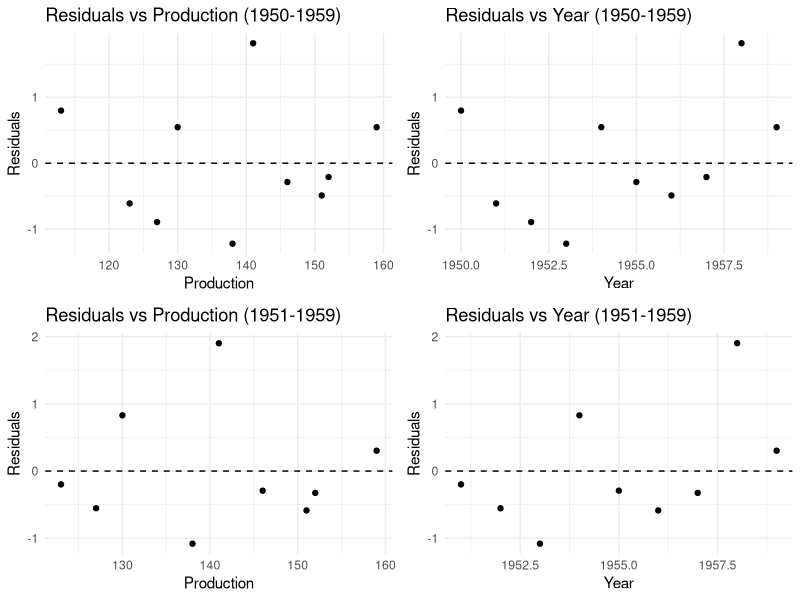

This chart was generated by the following R code:
#Page 749

library(ggplot2)
library(gridExtra)

data <- data.frame(
  Unemployment = c(3.1, 1.9, 1.7, 1.6, 3.2, 2.7, 2.6, 2.9, 4.7, 3.8),
  Production = c(113, 123, 127, 138, 130, 146, 151, 152, 141, 159),
  Year = c(1950, 1951, 1952, 1953, 1954, 1955, 1956, 1957, 1958, 1959)
)

model_full <- lm(Unemployment ~ Production, data = data)
residuals_full <- resid(model_full)

data_subset <- subset(data, Year >= 1951)
model_subset <- lm(Unemployment ~ Production, data = data_subset)
residuals_subset <- resid(model_subset)

data_full <- data.frame(Production = data$Production, Residuals = residuals_full, Year = data$Year)
data_subset_plot <- data.frame(Production = data_subset$Production, Residuals = residuals_subset, Year = data_subset$Year)

p1 <- ggplot(data_full, aes(x = Production, y = Residuals)) +
  geom_point() +
  geom_hline(yintercept = 0, linetype = "dashed") +
  labs(title = "Residuals vs Production (1950-1959)",
       x = "Production",
       y = "Residuals") +
  theme_minimal()

p2 <- ggplot(data_full, aes(x = Year, y = Residuals)) +
  geom_point() +
  geom_hline(yintercept = 0, linetype = "dashed") +
  labs(title = "Residuals vs Year (1950-1959)",
       x = "Year",
       y = "Residuals") +
  theme_minimal()

p3 <- ggplot(data_subset_plot, aes(x = Production, y = Residuals)) +
  geom_point() +
  geom_hline(yintercept = 0, linetype = "dashed") +
  labs(title = "Residuals vs Production (1951-1959)",
       x = "Production",
       y = "Residuals") +
  theme_minimal()

p4 <- ggplot(data_subset_plot, aes(x = Year, y = Residuals)) +
  geom_point() +
  geom_hline(yintercept = 0, linetype = "dashed") +
  labs(title = "Residuals vs Year (1951-1959)",
       x = "Year",
       y = "Residuals") +
  theme_minimal()

grid.arrange(p1, p2, p3, p4, ncol = 2)
